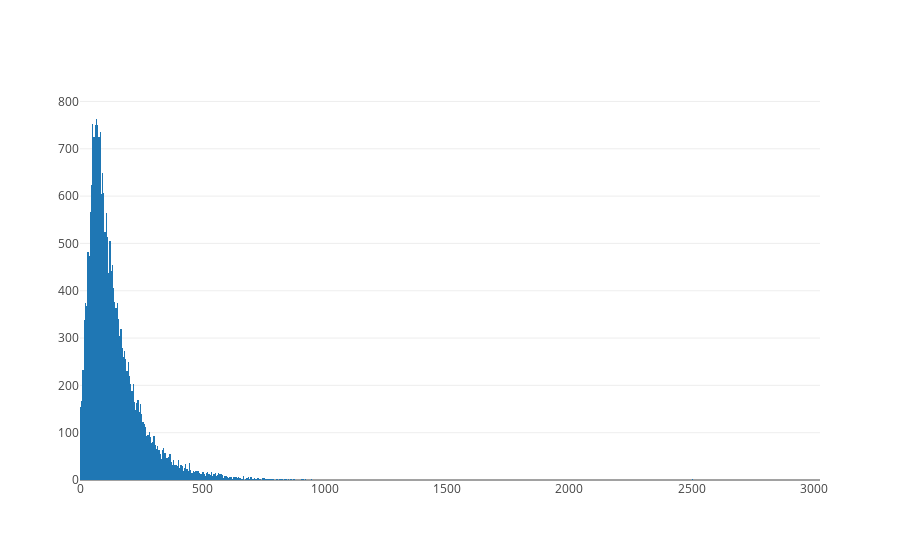

Notebook code for this chart:
### Markdown cell above
## Histogram of Comment Character Lengths

### Code cell
# Character length
iplot([go.Histogram(x=dat['descript_char_len'])], filename='basic histogram')

### Figure 1 — Plotly figure (JSON) as saved in the notebook; plotly's stock layout.template omitted (floating-point values rounded to 4 significant figures; data arrays with more than 128 entries replaced by an {"elided": "..."} marker saying what was removed)
{"data": [{"type": "histogram", "uid": "568a77e2-c84f-11e8-b76a-9cb6d0ed5078", "x": {"elided": "23090 int values"}}], "layout": {}}
